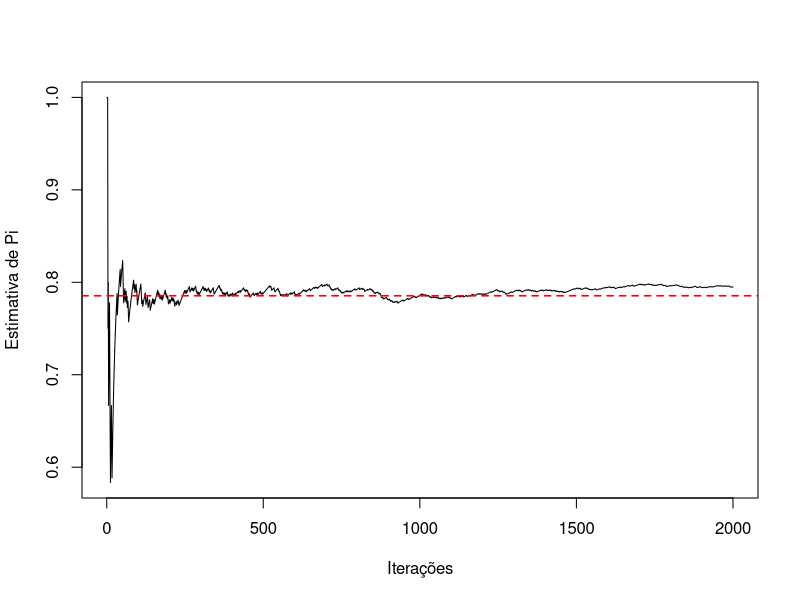

Source code (R):
set.seed(123)
count <- 0
n <- 2000
estimativas_pi <- numeric(n)

for (i in 1:n) {
  x <- runif(1)
  y <- runif(1)
  
  if ((x^2 + y^2) < 1) {
    count <- count + 1
  }
  
  # Multiplica por 4 para estimar pi em vez de pi/4
  estimativas_pi[i] <- (count / i)
}

# Exibe a estimativa final no console
print(estimativas_pi[n])
print(4*estimativas_pi[n])

# Plota a convergência para pi
plot(estimativas_pi, type = "l", ylab = "Estimativa de Pi", xlab = "Iterações")
abline(h = pi/4, col = "red", lty = 2, lwd = 1.5)
